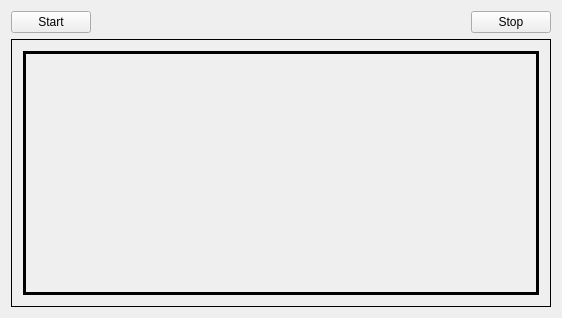
<?xml version="1.0" encoding="UTF-8"?>
<ui version="4.0">
 <class>MainWindow</class>
 <widget class="QMainWindow" name="MainWindow">
  <property name="geometry">
   <rect>
    <x>0</x>
    <y>0</y>
    <width>562</width>
    <height>318</height>
   </rect>
  </property>
  <property name="windowTitle">
   <string>Server</string>
  </property>
  <widget class="QWidget" name="centralWidget">
   <layout class="QGridLayout" name="gridLayout">
    <item row="0" column="0">
     <widget class="QPushButton" name="startButton">
      <property name="text">
       <string>Start</string>
      </property>
     </widget>
    </item>
    <item row="0" column="1">
     <spacer name="horizontalSpacer">
      <property name="orientation">
       <enum>Qt::Horizontal</enum>
      </property>
      <property name="sizeHint" stdset="0">
       <size>
        <width>369</width>
        <height>20</height>
       </size>
      </property>
     </spacer>
    </item>
    <item row="0" column="2">
     <widget class="QPushButton" name="stopButton">
      <property name="text">
       <string>Stop</string>
      </property>
     </widget>
    </item>
    <item row="1" column="0" colspan="3">
     <widget class="QScrollArea" name="scrollArea">
      <property name="frameShape">
       <enum>QFrame::Box</enum>
      </property>
      <property name="frameShadow">
       <enum>QFrame::Plain</enum>
      </property>
      <property name="lineWidth">
       <number>1</number>
      </property>
      <property name="widgetResizable">
       <bool>true</bool>
      </property>
      <widget class="QWidget" name="scrollAreaWidgetContents">
       <property name="geometry">
        <rect>
         <x>0</x>
         <y>0</y>
         <width>542</width>
         <height>267</height>
        </rect>
       </property>
       <layout class="QGridLayout" name="gridLayout_2">
        <item row="0" column="0">
         <widget class="QLabel" name="infoLable">
          <property name="frameShape">
           <enum>QFrame::Box</enum>
          </property>
          <property name="lineWidth">
           <number>3</number>
          </property>
          <property name="text">
           <string/>
          </property>
         </widget>
        </item>
       </layout>
      </widget>
     </widget>
    </item>
   </layout>
  </widget>
 </widget>
 <layoutdefault spacing="6" margin="11"/>
 <resources/>
 <connections/>
</ui>
